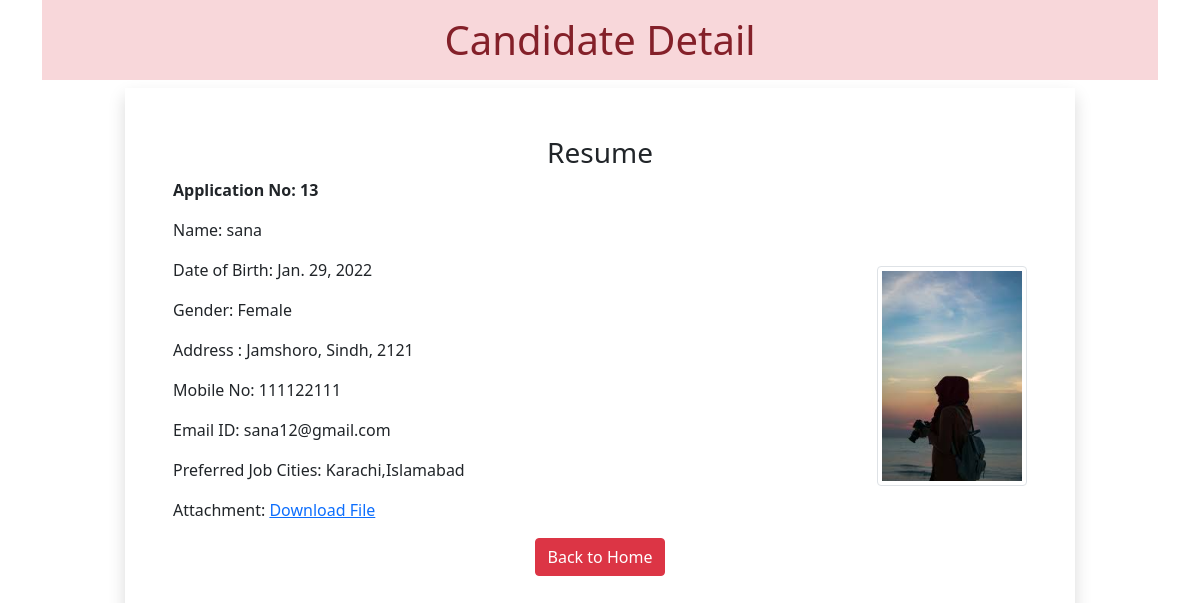
/13, run on the app's committed database.
### myapp/models.py (models this page shows)
class Resume(models.Model):
    name = models.CharField(max_length=100)
    dob = models.DateField(auto_now=False, auto_now_add=False)
    gender = models.CharField(max_length=100)
    city = models.CharField(max_length=100)
    pin = models.PositiveIntegerField()
    state = models.CharField(choices=STATE_CHOICE, max_length=50)
    mobile = models.PositiveIntegerField()
    email = models.EmailField()
    job_city = models.CharField(max_length=50)
    profile_image = models.ImageField(
        upload_to='media/profileimg/', blank=True)
    my_file = models.FileField(upload_to='media/doc/', blank=True)

### myapp/views.py (the view)
# urls.py: path('<int:pk>', views.CandidateView.as_view(), name='candidate'),
class CandidateView(View):
    def get(self, request, pk):
        candidate = Resume.objects.get(pk=pk)
        return render(request, 'myapp/candidate.html', {'candidate': candidate})

### myapp/templatetags/myfilter.py (called while the page is built)
@register.filter(name='remove_special')
def remove_char(value,arg):
    print("Arg :",arg)
    print("Value :",value)
    for character in arg:
      print("Character :",character)
      value = value.replace(character,"")
    return value

### myapp/templates/myapp/candidate.html (shortened to what this page needs)
<!DOCTYPE html>
{% load myfilter %}
<html lang="en">
<head>
    <link href="https://cdn.jsdelivr.net/npm/bootstrap@5.0.0-beta2/dist/css/bootstrap.min.css" rel="stylesheet">
</head>
<body>
    <div class="container">
    <h1 class="alert-danger text-center p-3">Candidate Detail</h1>
    <div class="row">
        <div class="col-sm-10 shadow p-5 offset-sm-1">
            <h3 class="text-center"> Resume </h3>
            <p class="float-right"><b>Application No: {{candidate.id}} </b></p>
            <img src="{{candidate.profile_image.url}}" alt=""
            class="img-fluid img-thumbnail float-end mt-5" width="150" height="150"></p>
            <p>Name: {{candidate.name}}</p>
            <p>Date of Birth: {{candidate.dob}}</p>
            <p>Gender: {{candidate.gender}}</p>
            <p>Address : {{candidate.city}}, {{candidate.state}}, {{candidate.pin}}</p>
            <p>Mobile No: {{candidate.mobile}} </p>
            <p>Email ID: {{candidate.email}} </p>
            <p>Preferred Job Cities: {{candidate.job_city | remove_special:"[ ]' "}} </p>
            <p>Attachment: <a href="{{candidate.my_file.url}}">Download File</a></p>
            <div class="text-center">
                <a href="/" class="btn btn-danger">Back to Home </a>
            </div>
        </div>
    </div>
    </div>
</body>
</html>

### data on the page
Resume: id "13", profile_image (picture), name "sana", dob "Jan. 29, 2022", gender "Female", city "Jamshoro", state "Sindh", pin "2121", mobile "111122111", email "sana12@gmail.com", job_city|remove_special "Karachi,Islamabad"
